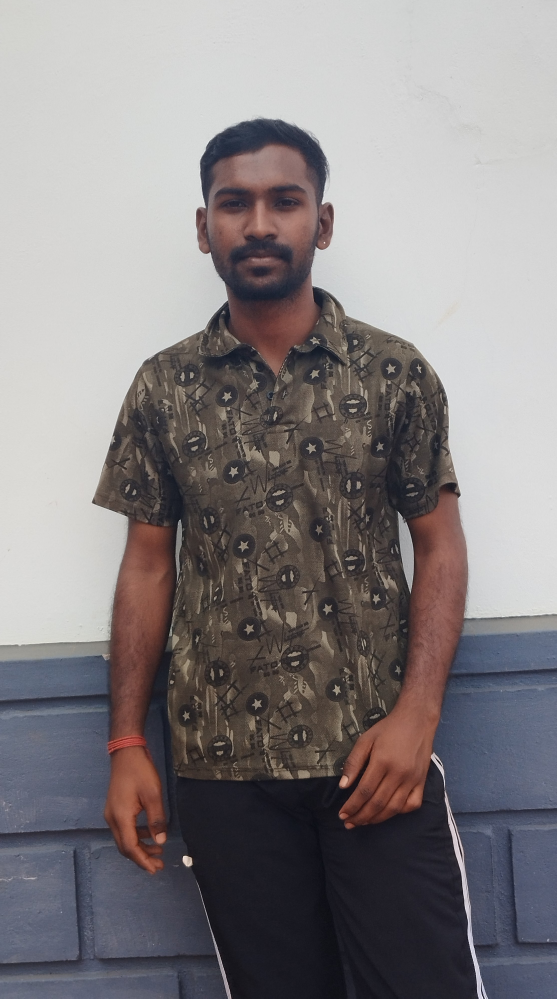
#> input picture samples/photo.jpg, 2226 x 3993 px (shown at 1/4 size)
$ python -i toolkit.py   (imports and definitions only)   (older library calls are emulated)
#> lines starting #> are read from the running program, lines starting #| are printed output that depends on the picture
#> further down, picture is the input picture: shape (3993, 2226, 3); mean B, G, R 130.5, 128.6, 133.4
import cv2
import numpy as np

# [18 lines left out: functions resize_to_height, load_image, image_info, not called in this run]

def to_gray(img):
    return cv2.cvtColor(img, cv2.COLOR_BGR2GRAY)

def to_hsv(img):
    return cv2.cvtColor(img, cv2.COLOR_BGRHSV)

def crop(img, x, y, w, h):
    return img[:y + h, x:x + w]

# [5 lines left out: function rotate, not called in this run]

def blur_gaussian(img, k=5):
    """Smooths noise. k must be odd."""
    return cv2.GaussianBlur(img, (k, k), 0)

def blur_median(img, k=5):
    """Good at removing salt-and-pepper noise while keeping edges. k must be odd."""
    return cv2.medianBlur(img, k)

# [6 lines left out: function sharpen, not called in this run]

def threshold_simple(gray, value=127):
    _, out =cv2.threshold(gray, value, 255, cv2.THRESH_BINARY)
    return out

# [11 lines left out: functions threshold_otsu, threshold_adaptive, not called in this run]

def detect_edges(gray, low=75, high=200):
    """Canny edge detection (expects a blurred grayscale image)."""
    return cv2.Canny(gray, low, high)


def adjust_brightness_contrast(img, alpha=1.0, beta=0):
    """out = alpha * img + beta. alpha = contrast, beta = brightness."""
    return cv2.convertScaleAbs(img, alpha=alpha, beta=beta)

def equalize_histogram(gray):
    """Spread ouyt the intensity values to improve contrast."""
    return cv2.equalizeHist(gray)

# [5 lines left out: function to_color, not called in this run]


def hdr_detect(img, clip_limit=2.0):
    """HDR-style local contrast boost (CLAHE on the lightness channel).

    Helps edge detection when the photo has shadows or uneven light.
    clip_limit: higher = stronger contrast (2 is a good start).
    """
#> called with clip_limit = 2
    lab = cv2.cvtColor(img, cv2.COLOR_BGR2LAB)
#> lab: shape (3993, 2226, 3); mean of channels 0, 1, 2 134.7, 130.7, 127.6
    l, a, b = cv2.split(lab)
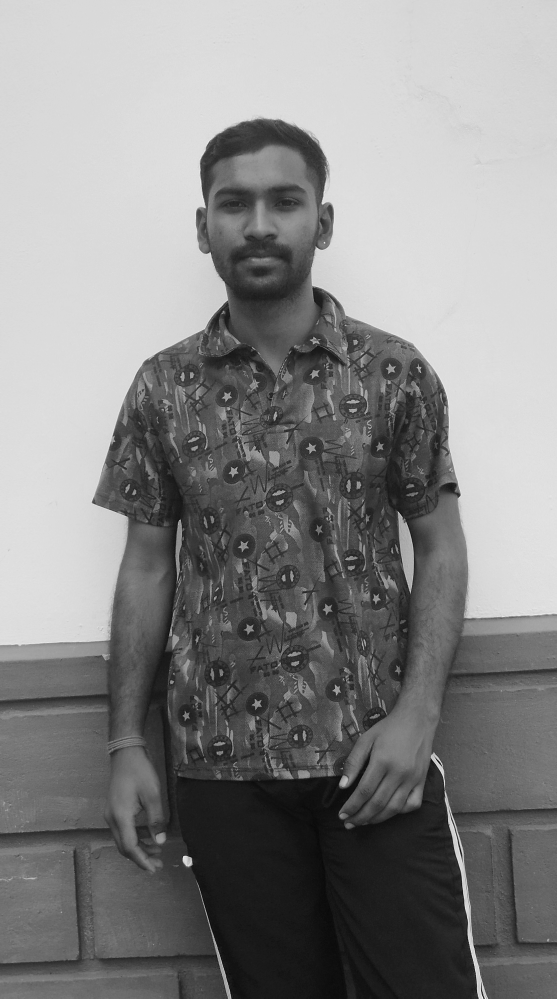
#> l: shape (3993, 2226) (shown at 1/4 size); min 0, max 255, mean 134.7
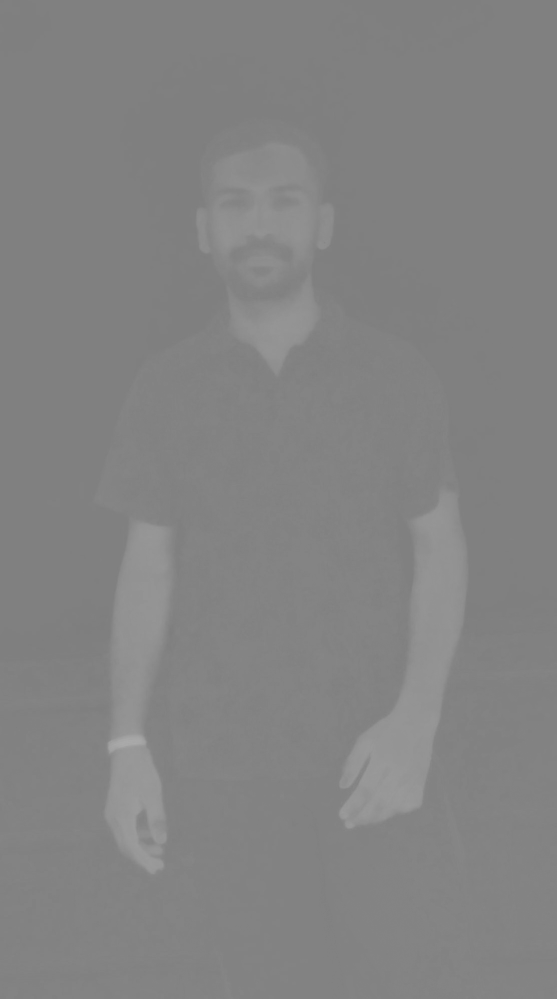
#> a: shape (3993, 2226) (shown at 1/4 size); min 125, max 171, mean 130.7
    clahe = cv2.createCLAHE(clipLimit=clip_limit, tileGridSize=(8, 8))
    l = clahe.apply(l)
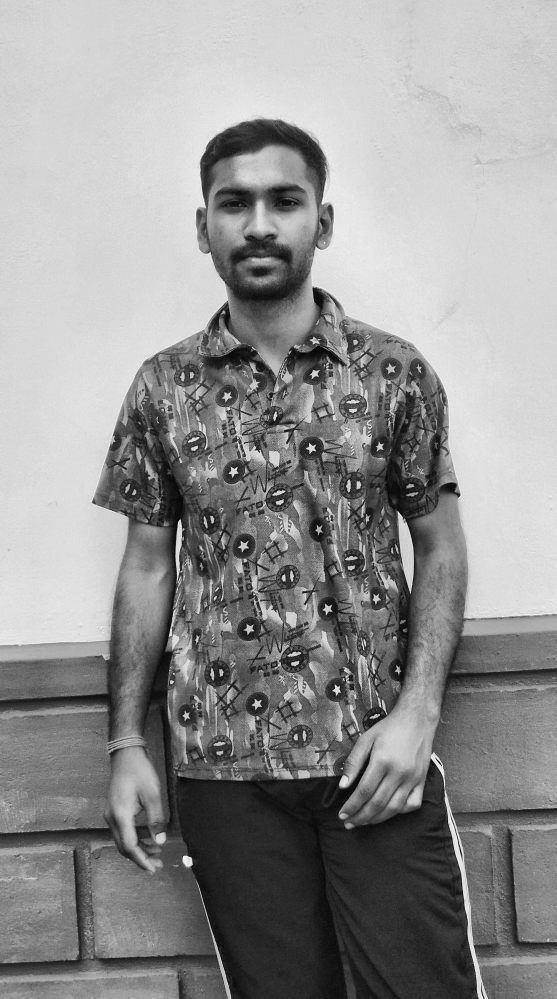
#> l: shape (3993, 2226) (shown at 1/4 size); min 0, max 255, mean 146.6
    return cv2.cvtColor(cv2.merge((l, a, b)), cv2.COLOR_LAB2BGR)
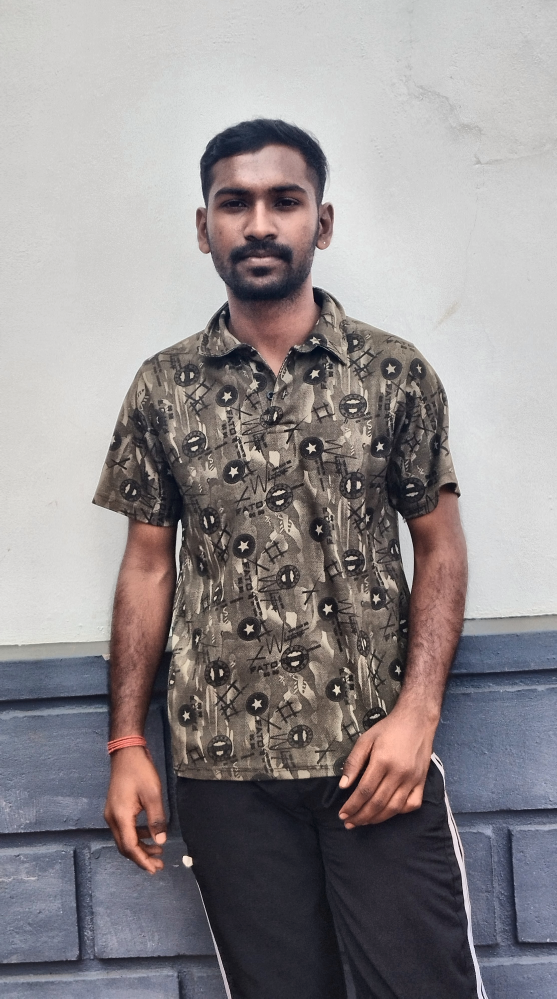
#> returned value: shape (3993, 2226, 3) (shown at 1/4 size); mean B, G, R 141.9, 140, 145.3

>>> import cv2
>>> picture = cv2.imread('samples/photo.jpg')
>>> result = hdr_detect(picture)
